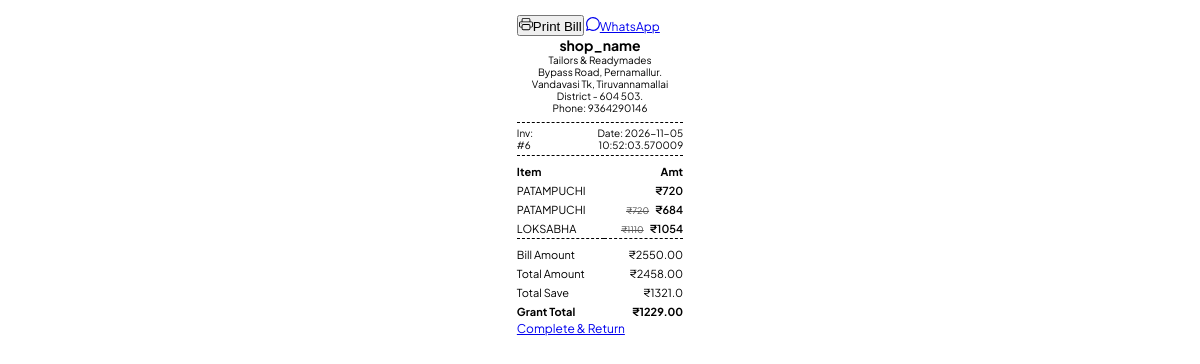
The page /bill_show_page/6 on the database as committed earlier.
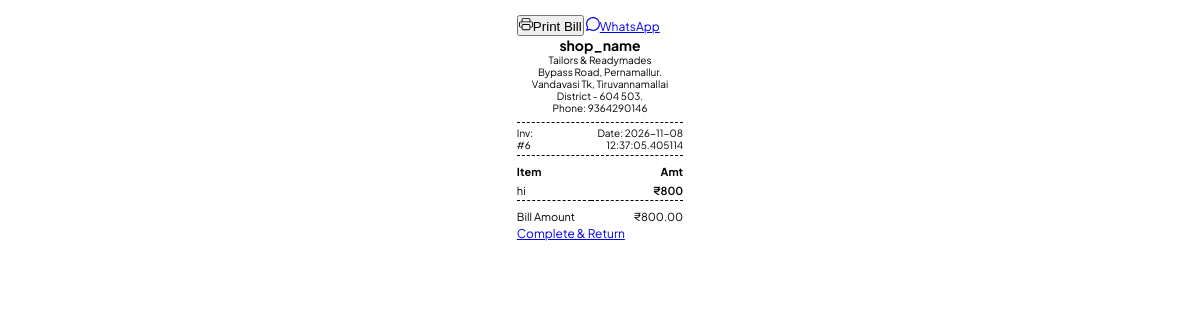
The same page on the database as committed later.
### models.py (models this page shows, shortened)
class ShopDealer(UserMixin,db.Model) :
    id = db.Column(db.Integer, primary_key=True)
    shop_username = db.Column(db.String(150), unique=True, nullable=False)
    password = db.Column(db.String(150), nullable=False)
    shop_name = db.Column(db.String(150),nullable=False)
    shop_title = db.Column(db.String(150),nullable=False)
    shop_location = db.Column(db.String(150),nullable=False)
    shop_phone_number = db.Column(db.String(10),nullable=False)
    shop_gst_number = db.Column(db.String(15),default=None)

class Billing(db.Model):
    __tablename__ = 'billing'
    id = db.Column(db.Integer, primary_key=True)
    customer_no = db.Column(db.String(10))
    customer_name = db.Column(db.String(100))
    customer_address = db.Column(db.String(100), nullable=True)
    billing_amount = db.Column(Numeric(10, 2))
    grant_total = db.Column(Numeric(10, 2), default=0, nullable=True)
    applies_discount_amount = db.Column(Numeric(10, 2), default=0)
    overall_discount_amount = db.Column(
        Numeric(10, 2),
        db.Computed("billing_amount - applies_discount_amount")
    )
    total_quantity = db.Column(db.Integer)  # Quantity remains an Integer
    billing_date = db.Column(db.DateTime, default=datetime.utcnow)
    billing_products = db.relationship('SelledProduct', backref='billing', lazy=True)

class Product(db.Model) :
    id = db.Column(db.Integer,primary_key=True)
    billing_id = db.Column(db.Integer, db.ForeignKey('billing.id'), nullable=True)
    product_name = db.Column(db.String(100))
    product_id = db.Column(db.String(100), nullable=True)
    product_selling_amount = db.Column(db.Integer)
    product_raw_amount = db.Column(db.Integer,nullable=True)
    backup_product_selling_amount = db.Column(db.Integer, nullable=True,default=None)  # New field to store the original selling amount for discount restoration
    backup_product_raw_amount = db.Column(db.Integer, default=None,nullable=True)  # New field to store the original raw amount for discount restoration
    discount = db.Column(db.Integer,nullable=True)
    product_location = db.Column(db.String(100),nullable=True,default=None)
    product_entry_date = db.Column(db.String(100),nullable=True)
    product_exit_date = db.Column(db.DateTime, default=None,nullable=True)
    customer_phone_number = db.Column(db.String(10), db.ForeignKey('customer.customer_phone_number'), default=None, nullable=True)
    status = db.Column(db.String(20), default='active')  # active, sold, expired, etc.

### app.py (the view)
@app.route('/bill_show_page/<int:billing_id>')
def bill_show_page(billing_id):
    billing = Billing.query.get_or_404(billing_id)
    selled = SelledProduct.query.filter_by(billing_id=billing_id)
    shop = ShopDealer.query.all()
    products = Product.query.filter_by(billing_id=billing_id)
    return render_template('bill_show_page.html', billing=billing,selled=selled,shop=shop,products=products)

### templates/bill_show_page.html (shortened to what this page needs)
<!DOCTYPE html>
<html lang="en">
  <head>
  </head>
  <body>
    <div class="container">
      <div class="action-panel">
        <button class="btn print-btn" onclick="window.print()">
          Print Bill
        </button>
        <a href="/whatsapp_bill/{{ billing.id }}" class="btn whatsapp-btn">
          WhatsApp
        </a>
      </div>
      <div class="receipt-card">
        <header class="shop-header">
          {% for s in shop %}
            <h1 class="shop-name">{{ s.shop_name }}</h1>
            <p class="shop-title">{{ s.shop_title }}</p>
            <p class="shop-details">{{ s.shop_location }}</p>
            <p class="shop-details">Phone: {{ s.shop_phone_number }}</p>
          {% endfor %}
        </header>
        <div class="invoice-meta">
          <div class="meta-group">
            <span class="invoice-id">Inv: #{{ billing.id }}</span>
          </div>
          <div class="meta-group text-right">
            <span>Date: {{ billing.billing_date }}</span>
          </div>
        </div>
        <table class="items-table">
          <thead>
            <tr>
              <th>Item</th>
              <th class="text-right">Amt</th>
            </tr>
          </thead>
          <tbody>
            {% for p in products %}
              <tr>
                <td>{{ p.product_name }}</td>
                <td class="text-right">
                  {% if p.backup_product_selling_amount == p.product_selling_amount %}
                    <span class="price-current">₹{{ p.backup_product_selling_amount }}</span>
                  {% else %}
                    <span class="price-strike">₹{{ p.backup_product_selling_amount }}</span>
                    <span class="price-current">₹{{ p.product_selling_amount }}</span>
                  {% endif %}
                </td>
              </tr>
            {% endfor %}
          </tbody>
        </table>
        <table>
          {% if billing.billing_amount != billing.applies_discount_amount %}
            <tr>
              <td>Bill Amount</td>
              <td class="text-right">₹{{ billing.billing_amount }}</td>
            </tr>
            <tr>
              <td>Total Amount</td>
              <td class="text-right">₹{{ billing.applies_discount_amount }}</td>
            </tr>
            <tr>
              <td>Total Save</td>
              <td class="text-right">₹{{ ((billing.billing_amount|float) - (billing.grant_total|float))|round(1) }}</td>
            </tr>
            <tr>
              <td><strong>Grant Total</strong></td>
              <td class="text-right"><strong>₹{{ billing.grant_total }}</strong></td>
            </tr>
          {% else %}
            <tr>
              <td>Bill Amount</td>
              <td class="text-right">₹{{ billing.billing_amount }}</td>
            </tr>
          {% endif %}
        </table>
      </div>
      <div class="nav-actions">
        <a href="/shop_dashboard" class="btn complete-btn">Complete & Return</a>
      </div>
    </div>
  </body>
</html>

### templates/bill_show_page.html (style rules this page uses)
* { box-sizing: border-box; margin: 0; padding: 0; }
body { font-family: 'Plus Jakarta Sans', sans-serif; font-size: 12px; color: #000; background: #fff; width: 100%; }
.container { max-width: 48mm; margin: 0 auto; padding: 4mm 2mm; }
.action-panel, .nav-actions { display: block; }
.receipt-card { width: 100%; }
.shop-header { text-align: center; margin-bottom: 8px; }
.shop-name { font-size: 14px; font-weight: 700; }
.shop-title, .shop-details { font-size: 10px; }
.invoice-meta { display: flex; justify-content: space-between; font-size: 10px; border-bottom: 1px dashed #000; border-top: 1px dashed #000; padding: 4px 0; margin: 6px 0; }
table { width: 100%; border-collapse: collapse; font-size: 11px; }
th, td { padding: 3px 0; text-align: left; }
.text-right { text-align: right; }
.items-table { border-bottom: 1px dashed #000; margin-bottom: 6px; }
.price-current { font-weight: 600; }

Rows that differ between the two databases and show on the page:
no longer on this page (row edited): Product: product_name "PATAMPUCHI", backup_product_selling_amount "720"
no longer on this page (row edited): Product: product_name "PATAMPUCHI", backup_product_selling_amount "720", product_selling_amount "684"
no longer on this page (row edited): Product: product_name "LOKSABHA", backup_product_selling_amount "1110", product_selling_amount "1054"
changed Billing id 6: billing_date "2026-11-05 10:52:03.570009" → "2026-11-08 12:37:05.405114"; billing_amount "2550.00" → "800.00"; applies_discount_amount "2458.00" → (not shown); billing_amount+grant_total "1321.0" → (not shown); grant_total "1229.00" → (not shown)
now on this page (row edited): Product: product_name "hi", backup_product_selling_amount "800"
Other text that changed with them:
text no longer shown: "Total Amount Total Save Grant Total"
